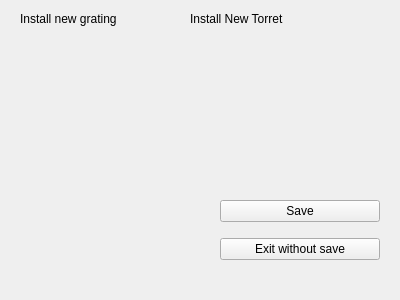
<?xml version="1.0" encoding="UTF-8"?>
<ui version="4.0">
 <class>Installation</class>
 <widget class="QWidget" name="Installation">
  <property name="geometry">
   <rect>
    <x>0</x>
    <y>0</y>
    <width>400</width>
    <height>300</height>
   </rect>
  </property>
  <property name="windowTitle">
   <string>Install Menu</string>
  </property>
  <widget class="QLabel" name="label">
   <property name="geometry">
    <rect>
     <x>20</x>
     <y>10</y>
     <width>141</width>
     <height>17</height>
    </rect>
   </property>
   <property name="text">
    <string>Install new grating</string>
   </property>
  </widget>
  <widget class="QLabel" name="label_2">
   <property name="geometry">
    <rect>
     <x>190</x>
     <y>10</y>
     <width>131</width>
     <height>17</height>
    </rect>
   </property>
   <property name="text">
    <string>Install New Torret</string>
   </property>
  </widget>
  <widget class="QWidget" name="verticalLayoutWidget">
   <property name="geometry">
    <rect>
     <x>220</x>
     <y>190</y>
     <width>160</width>
     <height>80</height>
    </rect>
   </property>
   <layout class="QVBoxLayout" name="verticalLayout">
    <item>
     <widget class="QPushButton" name="SaveButton">
      <property name="text">
       <string>Save</string>
      </property>
     </widget>
    </item>
    <item>
     <widget class="QPushButton" name="ExitButton">
      <property name="text">
       <string>Exit without save</string>
      </property>
     </widget>
    </item>
   </layout>
  </widget>
 </widget>
 <resources/>
 <connections/>
</ui>
